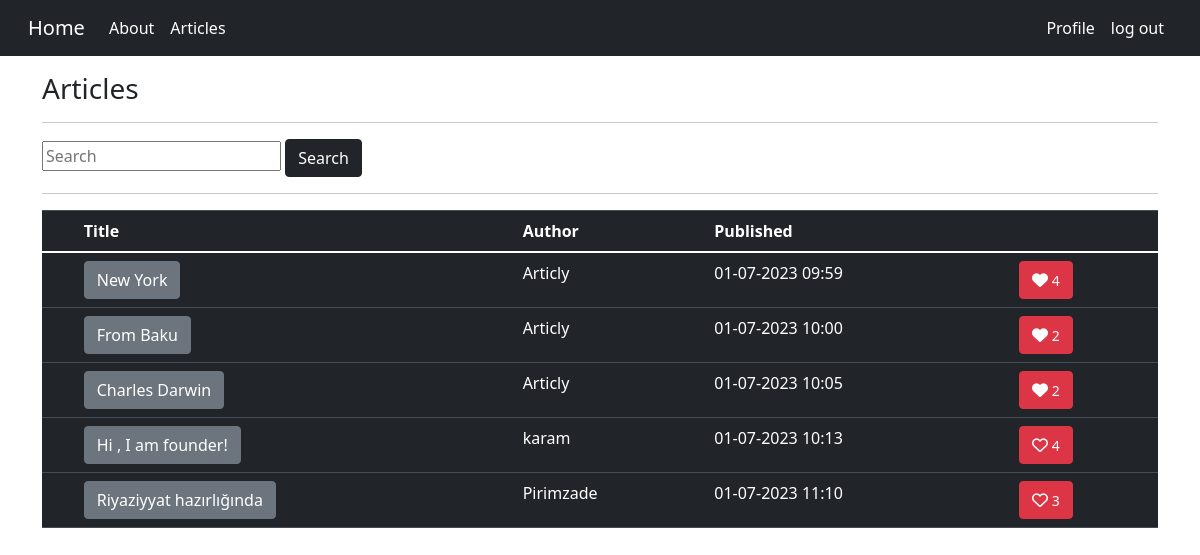
/articles (signed in), run on the app's committed database.
### models.py (models this page shows)
class Article(db.Model):
    __tablename__ = "article"
    __table_args__ = {'extend_existing': True}
    id = db.Column("id",db.Integer, primary_key=True)
    title = db.Column("title",db.String(150))
    author = db.Column(db.Integer, db.ForeignKey("user.id",ondelete= "CASCADE"),nullable = False)
    content = db.Column("content",db.String())
    date = db.Column("date",db.DateTime, default=datetime.utcnow)
    likes = db.relationship("Like",backref = "article" , passive_deletes = True)
    comments = db.relationship("Comment",backref = "article" , passive_deletes = True)

class User(db.Model):
    __tablename__ = "user"
    __table_args__ = {'extend_existing': True}
    id = db.Column(db.Integer, primary_key=True)
    name = db.Column(db.String(150))
    email = db.Column(db.String(150), unique=True)
    username = db.Column(db.String(150), unique=True)
    password = db.Column(db.String(150))
    articles = db.relationship("Article",backref = "user" , passive_deletes = True)
    likes = db.relationship("Like",backref = "user" , passive_deletes = True)
    comments = db.relationship("Comment",backref = "user" , passive_deletes = True)

### routes.py (the view)
@app.route('/articles')
def articles():
    session.pop('page',None)
    session['page'] = 'articles'
    try:
        articles = db.session.query(Article).all()
        user = db.session.execute(db.select(User).filter_by(username=session['username'])).scalar()
        return render_template('articles.html',articles=articles,user =user)
    except:
        return render_template('articles.html')

### templates/articles.html
{% extends "layout.html" %}
{% block block1 %}
    <h3>Articles</h3>
    <hr>
    {% if articles %}
    <form action="/search" method="POST">
        <input type="text" name="keyword" maxlength="64" placeholder="Search">
        <button type="submit" class="btn btn-dark">Search</button>
    </form>
    <hr>
    <table class="table table-hover table-dark">
        <thead>
            <tr>
                <th></th>
                <th scope="col">Title</th>
                <th scope="col">Author</th>
                <th scope="col">Published</th>
                <th scope="col"></th>
            </tr>
        </thead>
        <tbody>
            {% for article in articles  %}
            <tr>
                <td></td>
                <td><a href="/article/{{article.id}}" class= "btn btn-secondary">{{article.title}}</a></td>
                <td>{{article.user.username}}</td>
                <td>{{article.date.strftime('%d-%m-%Y %H:%M')}}</td>
                {% if user.id in article.likes|map(attribute ='author')|list %}
                    <td><a href="/like/{{article.id}}" class="btn btn-danger"><i class="fa-solid fa-heart"></i><small>        {{article.likes|length}}</small> </a></td>
                {% else %}
                    <td><a href="/like/{{article.id}}" class="btn btn-danger"><i class="fa-regular fa-heart"></i><small>        {{article.likes|length}}</small> </a></td>
                {% endif %}
            </tr>
            {% endfor %}
        </tbody>
    </table>
    {% else %}
        <div class= "alert alert-warning">In order to see articles you need to log in first.</div>
    {% endif %}
{% endblock block1 %}

### data on the page
Article: title "New York", user.username "Articly", date "01-07-2023 09:59", likes|length "4"
Article: title "From Baku", user.username "Articly", date "01-07-2023 10:00", likes|length "2"
Article: title "Charles Darwin", user.username "Articly", date "01-07-2023 10:05", likes|length "2"
Article: title "Hi , I am founder!", user.username "karam", date "01-07-2023 10:13", likes|length "4"
Article: title "Riyaziyyat hazırlığında", user.username "Pirimzade", date "01-07-2023 11:10", likes|length "3"
